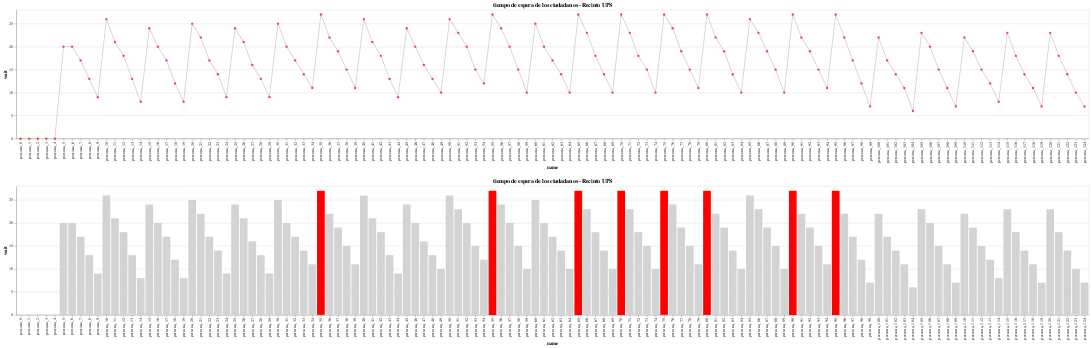

Here is the notebook cell this chart was saved with:
### Code cell
(alt.Chart(df_data_simulation).mark_trail(color='lightgrey').encode(
    x=alt.X('name',sort=alt.EncodingSortField(field="id", op="count", order='ascending')),
    y='wait'
)+alt.Chart(df_data_simulation).mark_circle(color='red').encode(
    x=alt.X('name',sort=alt.EncodingSortField(field="id", op="count", order='ascending')),
    y='wait'
).properties(title='tiempo de espera de los ciudadanos - Recinto UPS'
))&alt.Chart(df_data_simulation).mark_bar().encode(
    x=alt.X('name',sort=alt.EncodingSortField(field="id", op="count", order='ascending')),
    y='wait',
    color=alt.condition(
            alt.datum.wait == max(df_data_simulation['wait']),
            alt.value('red'),    
            alt.value('lightgrey')
            )
).properties(title='tiempo de espera de los ciudadanos - Recinto UPS')

### Figure 1 — Vega-Lite specification as saved in the notebook (floating-point values rounded to 4 significant figures)
{"config": {"view": {"continuousWidth": 400, "continuousHeight": 300}}, "vconcat": [{"layer": [{"mark": {"type": "trail", "color": "lightgrey"}, "encoding": {"x": {"type": "nominal", "field": "name", "sort": {"field": "id", "op": "count", "order": "ascending"}}, "y": {"type": "quantitative", "field": "wait"}}}, {"mark": {"type": "circle", "color": "red"}, "encoding": {"x": {"type": "nominal", "field": "name", "sort": {"field": "id", "op": "count", "order": "ascending"}}, "y": {"type": "quantitative", "field": "wait"}}, "title": "tiempo de espera de los ciudadanos - Recinto UPS"}]}, {"mark": "bar", "encoding": {"color": {"condition": {"value": "red", "test": "(datum.wait === 27)"}, "value": "lightgrey"}, "x": {"type": "nominal", "field": "name", "sort": {"field": "id", "op": "count", "order": "ascending"}}, "y": {"type": "quantitative", "field": "wait"}}, "title": "tiempo de espera de los ciudadanos - Recinto UPS"}], "data": {"name": "data-c5acb82d9ecf13c414a7c4eed956fd37"}, "$schema": "https://vega.github.io/schema/vega-lite/v4.8.1.json", "datasets": {"data-c5acb82d9ecf13c414a7c4eed956fd37": [{"id": 0, "name": "persona_0", "exam": 20, "data": 4, "vaccine": 5, "certificate": 1, "exit": 5, "wait": 0, "result": 1, "total_time": 35}, {"id": 1, "name": "persona_1", "exam": 20, "data": 3, "vaccine": 7, "certificate": 1, "exit": 5, "wait": 0, "result": 1, "total_time": 36}, {"id": 2, "name": "persona_2", "exam": 20, "data": 4, "vaccine": 9, "certificate": 2, "exit": 5, "wait": 0, "result": 1, "total_time": 40}, {"id": 3, "name": "persona_3", "exam": 20, "data": 3, "vaccine": 5, "certificate": 1, "exit": 2, "wait": 0, "result": 1, "total_time": 31}, {"id": 4, "name": "persona_4", "exam": 20, "data": 2, "vaccine": 10, "certificate": 2, "exit": 4, "wait": 0, "result": 1, "total_time": 38}, {"id": 5, "name": "persona_5", "exam": 20, "data": 3, "vaccine": 7, "certificate": 1, "exit": 1, "wait": 20, "result": 1, "total_time": 32}, {"id": 6, "name": "persona_6", "exam": 20, "data": 2, "vaccine": 6, "certificate": 2, "exit": 4, "wait": 20, "result": 1, "total_time": 34}, {"id": 7, "name": "persona_7", "exam": 20, "data": 3, "vaccine": 9, "certificate": 2, "exit": 2, "wait": 17, "result": 1, "total_time": 36}, {"id": 8, "name": "persona_8", "exam": 20, "data": 2, "vaccine": 5, "certificate": 3, "exit": 3, "wait": 13, "result": 1, "total_time": 33}, {"id": 9, "name": "persona_9", "exam": 20, "data": 2, "vaccine": 7, "certificate": 3, "exit": 3, "wait": 9, "result": 1, "total_time": 35}, {"id": 10, "name": "persona_10", "exam": 20, "data": 0, "vaccine": 0, "certificate": 0, "exit": 5, "wait": 26, "result": 0, "total_time": 25}, {"id": 11, "name": "persona_11", "exam": 20, "data": 0, "vaccine": 0, "certificate": 0, "exit": 4, "wait": 21, "result": 0, "total_time": 24}, {"id": 12, "name": "persona_12", "exam": 20, "data": 0, "vaccine": 0, "certificate": 0, "exit": 4, "wait": 18, "result": 0, "total_time": 24}, {"id": 13, "name": "persona_13", "exam": 20, "data": 0, "vaccine": 0, "certificate": 0, "exit": 1, "wait": 13, "result": 0, "total_time": 21}, {"id": 14, "name": "persona_14", "exam": 20, "data": 0, "vaccine": 0, "certificate": 0, "exit": 3, "wait": 8, "result": 0, "total_time": 23}, {"id": 15, "name": "persona_15", "exam": 20, "data": 4, "vaccine": 5, "certificate": 2, "exit": 1, "wait": 24, "result": 1, "total_time": 32}, {"id": 16, "name": "persona_16", "exam": 20, "data": 4, "vaccine": 8, "certificate": 2, "exit": 1, "wait": 20, "result": 1, "total_time": 35}, {"id": 17, "name": "persona_17", "exam": 20, "data": 4, "vaccine": 5, "certificate": 3, "exit": 1, "wait": 17, "result": 1, "total_time": 33}, {"id": 18, "name": "persona_18", "exam": 20, "data": 2, "vaccine": 7, "certificate": 2, "exit": 1, "wait": 12, "result": 1, "total_time": 32}, {"id": 19, "name": "persona_19", "exam": 20, "data": 3, "vaccine": 6, "certificate": 1, "exit": 5, "wait": 8, "result": 1, "total_time": 35}, {"id": 20, "name": "persona_20", "exam": 20, "data": 0, "vaccine": 0, "certificate": 0, "exit": 2, "wait": 25, "result": 0, "total_time": 22}, {"id": 21, "name": "persona_21", "exam": 20, "data": 0, "vaccine": 0, "certificate": 0, "exit": 2, "wait": 22, "result": 0, "total_time": 22}, {"id": 22, "name": "persona_22", "exam": 20, "data": 0, "vaccine": 0, "certificate": 0, "exit": 3, "wait": 17, "result": 0, "total_time": 23}, {"id": 23, "name": "persona_23", "exam": 20, "data": 0, "vaccine": 0, "certificate": 0, "exit": 5, "wait": 14, "result": 0, "total_time": 25}, {"id": 24, "name": "persona_24", "exam": 20, "data": 0, "vaccine": 0, "certificate": 0, "exit": 5, "wait": 9, "result": 0, "total_time": 25}, {"id": 25, "name": "persona_25", "exam": 20, "data": 0, "vaccine": 0, "certificate": 0, "exit": 3, "wait": 24, "result": 0, "total_time": 23}, {"id": 26, "name": "persona_26", "exam": 20, "data": 0, "vaccine": 0, "certificate": 0, "exit": 2, "wait": 21, "result": 0, "total_time": 22}, {"id": 27, "name": "persona_27", "exam": 20, "data": 0, "vaccine": 0, "certificate": 0, "exit": 2, "wait": 16, "result": 0, "total_time": 22}, {"id": 28, "name": "persona_28", "exam": 20, "data": 0, "vaccine": 0, "certificate": 0, "exit": 5, "wait": 13, "result": 0, "total_time": 25}, {"id": 29, "name": "persona_29", "exam": 20, "data": 0, "vaccine": 0, "certificate": 0, "exit": 3, "wait": 9, "result": 0, "total_time": 23}, {"id": 30, "name": "persona_30", "exam": 20, "data": 2, "vaccine": 9, "certificate": 1, "exit": 1, "wait": 25, "result": 1, "total_time": 33}, {"id": 31, "name": "persona_31", "exam": 20, "data": 2, "vaccine": 10, "certificate": 3, "exit": 4, "wait": 20, "result": 1, "total_time": 39}, {"id": 32, "name": "persona_32", "exam": 20, "data": 2, "vaccine": 10, "certificate": 2, "exit": 2, "wait": 17, "result": 1, "total_time": 36}, {"id": 33, "name": "persona_33", "exam": 20, "data": 3, "vaccine": 10, "certificate": 1, "exit": 1, "wait": 14, "result": 1, "total_time": 35}, {"id": 34, "name": "persona_34", "exam": 20, "data": 2, "vaccine": 7, "certificate": 2, "exit": 3, "wait": 11, "result": 1, "total_time": 34}, {"id": 35, "name": "persona_35", "exam": 20, "data": 3, "vaccine": 6, "certificate": 2, "exit": 5, "wait": 27, "result": 1, "total_time": 36}, {"id": 36, "name": "persona_36", "exam": 20, "data": 2, "vaccine": 10, "certificate": 2, "exit": 4, "wait": 22, "result": 1, "total_time": 38}, {"id": 37, "name": "persona_37", "exam": 20, "data": 3, "vaccine": 5, "certificate": 1, "exit": 5, "wait": 19, "result": 1, "total_time": 34}, {"id": 38, "name": "persona_38", "exam": 20, "data": 3, "vaccine": 8, "certificate": 1, "exit": 2, "wait": 15, "result": 1, "total_time": 34}, {"id": 39, "name": "persona_39", "exam": 20, "data": 4, "vaccine": 7, "certificate": 2, "exit": 5, "wait": 11, "result": 1, "total_time": 38}, {"id": 40, "name": "persona_40", "exam": 20, "data": 2, "vaccine": 7, "certificate": 2, "exit": 3, "wait": 26, "result": 1, "total_time": 34}, {"id": 41, "name": "persona_41", "exam": 20, "data": 3, "vaccine": 8, "certificate": 3, "exit": 1, "wait": 21, "result": 1, "total_time": 35}, {"id": 42, "name": "persona_42", "exam": 20, "data": 3, "vaccine": 5, "certificate": 3, "exit": 5, "wait": 18, "result": 1, "total_time": 36}, {"id": 43, "name": "persona_43", "exam": 20, "data": 3, "vaccine": 9, "certificate": 1, "exit": 2, "wait": 13, "result": 1, "total_time": 35}, {"id": 44, "name": "persona_44", "exam": 20, "data": 3, "vaccine": 8, "certificate": 2, "exit": 1, "wait": 9, "result": 1, "total_time": 34}, {"id": 45, "name": "persona_45", "exam": 20, "data": 3, "vaccine": 8, "certificate": 1, "exit": 3, "wait": 24, "result": 1, "total_time": 35}, {"id": 46, "name": "persona_46", "exam": 20, "data": 4, "vaccine": 10, "certificate": 2, "exit": 3, "wait": 20, "result": 1, "total_time": 39}, {"id": 47, "name": "persona_47", "exam": 20, "data": 4, "vaccine": 9, "certificate": 2, "exit": 4, "wait": 16, "result": 1, "total_time": 39}, {"id": 48, "name": "persona_48", "exam": 20, "data": 2, "vaccine": 5, "certificate": 3, "exit": 3, "wait": 13, "result": 1, "total_time": 33}, {"id": 49, "name": "persona_49", "exam": 20, "data": 2, "vaccine": 9, "certificate": 1, "exit": 1, "wait": 10, "result": 1, "total_time": 33}, {"id": 50, "name": "persona_50", "exam": 20, "data": 3, "vaccine": 10, "certificate": 1, "exit": 3, "wait": 26, "result": 1, "total_time": 37}, {"id": 51, "name": "persona_51", "exam": 20, "data": 2, "vaccine": 6, "certificate": 3, "exit": 5, "wait": 23, "result": 1, "total_time": 36}, {"id": 52, "name": "persona_52", "exam": 20, "data": 3, "vaccine": 7, "certificate": 2, "exit": 5, "wait": 20, "result": 1, "total_time": 37}, {"id": 53, "name": "persona_53", "exam": 20, "data": 4, "vaccine": 10, "certificate": 3, "exit": 1, "wait": 15, "result": 1, "total_time": 38}, {"id": 54, "name": "persona_54", "exam": 20, "data": 2, "vaccine": 8, "certificate": 2, "exit": 5, "wait": 12, "result": 1, "total_time": 37}, {"id": 55, "name": "persona_55", "exam": 20, "data": 2, "vaccine": 7, "certificate": 3, "exit": 2, "wait": 27, "result": 1, "total_time": 34}, {"id": 56, "name": "persona_56", "exam": 20, "data": 2, "vaccine": 9, "certificate": 2, "exit": 3, "wait": 24, "result": 1, "total_time": 36}, {"id": 57, "name": "persona_57", "exam": 20, "data": 3, "vaccine": 5, "certificate": 2, "exit": 1, "wait": 20, "result": 1, "total_time": 31}, {"id": 58, "name": "persona_58", "exam": 20, "data": 3, "vaccine": 9, "certificate": 3, "exit": 4, "wait": 15, "result": 1, "total_time": 39}, {"id": 59, "name": "persona_59", "exam": 20, "data": 2, "vaccine": 6, "certificate": 1, "exit": 4, "wait": 10, "result": 1, "total_time": 33}, {"id": 60, "name": "persona_60", "exam": 20, "data": 3, "vaccine": 5, "certificate": 3, "exit": 3, "wait": 25, "result": 1, "total_time": 34}, {"id": 61, "name": "persona_61", "exam": 20, "data": 3, "vaccine": 10, "certificate": 2, "exit": 1, "wait": 20, "result": 1, "total_time": 36}, {"id": 62, "name": "persona_62", "exam": 20, "data": 3, "vaccine": 10, "certificate": 1, "exit": 5, "wait": 17, "result": 1, "total_time": 39}, {"id": 63, "name": "persona_63", "exam": 20, "data": 2, "vaccine": 7, "certificate": 2, "exit": 5, "wait": 14, "result": 1, "total_time": 36}, {"id": 64, "name": "persona_64", "exam": 20, "data": 4, "vaccine": 9, "certificate": 3, "exit": 4, "wait": 10, "result": 1, "total_time": 40}, {"id": 65, "name": "persona_65", "exam": 20, "data": 2, "vaccine": 6, "certificate": 2, "exit": 5, "wait": 27, "result": 1, "total_time": 35}, {"id": 66, "name": "persona_66", "exam": 20, "data": 2, "vaccine": 10, "certificate": 1, "exit": 3, "wait": 23, "result": 1, "total_time": 36}, {"id": 67, "name": "persona_67", "exam": 20, "data": 3, "vaccine": 9, "certificate": 3, "exit": 2, "wait": 18, "result": 1, "total_time": 37}, {"id": 68, "name": "persona_68", "exam": 20, "data": 2, "vaccine": 8, "certificate": 2, "exit": 3, "wait": 14, "result": 1, "total_time": 35}, {"id": 69, "name": "persona_69", "exam": 20, "data": 2, "vaccine": 9, "certificate": 3, "exit": 1, "wait": 10, "result": 1, "total_time": 35}, {"id": 70, "name": "persona_70", "exam": 20, "data": 3, "vaccine": 7, "certificate": 2, "exit": 3, "wait": 27, "result": 1, "total_time": 35}, {"id": 71, "name": "persona_71", "exam": 20, "data": 3, "vaccine": 5, "certificate": 2, "exit": 4, "wait": 23, "result": 1, "total_time": 34}, {"id": 72, "name": "persona_72", "exam": 20, "data": 4, "vaccine": 8, "certificate": 1, "exit": 1, "wait": 18, "result": 1, "total_time": 34}, {"id": 73, "name": "persona_73", "exam": 20, "data": 2, "vaccine": 10, "certificate": 2, "exit": 4, "wait": 15, "result": 1, "total_time": 38}, {"id": 74, "name": "persona_74", "exam": 20, "data": 3, "vaccine": 6, "certificate": 3, "exit": 2, "wait": 10, "result": 1, "total_time": 34}, {"id": 75, "name": "persona_75", "exam": 20, "data": 3, "vaccine": 9, "certificate": 1, "exit": 5, "wait": 27, "result": 1, "total_time": 38}, {"id": 76, "name": "persona_76", "exam": 20, "data": 3, "vaccine": 6, "certificate": 2, "exit": 5, "wait": 24, "result": 1, "total_time": 36}, {"id": 77, "name": "persona_77", "exam": 20, "data": 4, "vaccine": 6, "certificate": 2, "exit": 2, "wait": 19, "result": 1, "total_time": 34}, {"id": 78, "name": "persona_78", "exam": 20, "data": 2, "vaccine": 5, "certificate": 2, "exit": 4, "wait": 15, "result": 1, "total_time": 33}, {"id": 79, "name": "persona_79", "exam": 20, "data": 3, "vaccine": 9, "certificate": 3, "exit": 1, "wait": 11, "result": 1, "total_time": 36}, {"id": 80, "name": "persona_80", "exam": 20, "data": 3, "vaccine": 8, "certificate": 3, "exit": 2, "wait": 27, "result": 1, "total_time": 36}, {"id": 81, "name": "persona_81", "exam": 20, "data": 4, "vaccine": 9, "certificate": 2, "exit": 2, "wait": 22, "result": 1, "total_time": 37}, {"id": 82, "name": "persona_82", "exam": 20, "data": 4, "vaccine": 8, "certificate": 1, "exit": 3, "wait": 19, "result": 1, "total_time": 36}, {"id": 83, "name": "persona_83", "exam": 20, "data": 4, "vaccine": 9, "certificate": 3, "exit": 3, "wait": 14, "result": 1, "total_time": 39}, {"id": 84, "name": "persona_84", "exam": 20, "data": 3, "vaccine": 8, "certificate": 3, "exit": 5, "wait": 10, "result": 1, "total_time": 39}, {"id": 85, "name": "persona_85", "exam": 20, "data": 0, "vaccine": 0, "certificate": 0, "exit": 3, "wait": 26, "result": 0, "total_time": 23}, {"id": 86, "name": "persona_86", "exam": 20, "data": 0, "vaccine": 0, "certificate": 0, "exit": 1, "wait": 23, "result": 0, "total_time": 21}, {"id": 87, "name": "persona_87", "exam": 20, "data": 0, "vaccine": 0, "certificate": 0, "exit": 2, "wait": 19, "result": 0, "total_time": 22}, {"id": 88, "name": "persona_88", "exam": 20, "data": 0, "vaccine": 0, "certificate": 0, "exit": 2, "wait": 15, "result": 0, "total_time": 22}, {"id": 89, "name": "persona_89", "exam": 20, "data": 0, "vaccine": 0, "certificate": 0, "exit": 4, "wait": 10, "result": 0, "total_time": 24}, {"id": 90, "name": "persona_90", "exam": 20, "data": 0, "vaccine": 0, "certificate": 0, "exit": 3, "wait": 27, "result": 0, "total_time": 23}, {"id": 91, "name": "persona_91", "exam": 20, "data": 0, "vaccine": 0, "certificate": 0, "exit": 2, "wait": 22, "result": 0, "total_time": 22}, {"id": 92, "name": "persona_92", "exam": 20, "data": 0, "vaccine": 0, "certificate": 0, "exit": 5, "wait": 19, "result": 0, "total_time": 25}, {"id": 93, "name": "persona_93", "exam": 20, "data": 0, "vaccine": 0, "certificate": 0, "exit": 5, "wait": 15, "result": 0, "total_time": 25}, {"id": 94, "name": "persona_94", "exam": 20, "data": 0, "vaccine": 0, "certificate": 0, "exit": 5, "wait": 11, "result": 0, "total_time": 25}, {"id": 95, "name": "persona_95", "exam": 20, "data": 4, "vaccine": 5, "certificate": 2, "exit": 5, "wait": 27, "result": 1, "total_time": 36}, {"id": 96, "name": "persona_96", "exam": 20, "data": 4, "vaccine": 9, "certificate": 3, "exit": 2, "wait": 22, "result": 1, "total_time": 38}, {"id": 97, "name": "persona_97", "exam": 20, "data": 3, "vaccine": 6, "certificate": 2, "exit": 1, "wait": 17, "result": 1, "total_time": 32}, {"id": 98, "name": "persona_98", "exam": 20, "data": 2, "vaccine": 6, "certificate": 3, "exit": 1, "wait": 12, "result": 1, "total_time": 32}, {"id": 99, "name": "persona_99", "exam": 20, "data": 4, "vaccine": 8, "certificate": 2, "exit": 3, "wait": 7, "result": 1, "total_time": 37}, {"id": 100, "name": "persona_100", "exam": 20, "data": 3, "vaccine": 7, "certificate": 1, "exit": 1, "wait": 22, "result": 1, "total_time": 32}, {"id": 101, "name": "persona_101", "exam": 20, "data": 2, "vaccine": 9, "certificate": 3, "exit": 2, "wait": 17, "result": 1, "total_time": 36}, {"id": 102, "name": "persona_102", "exam": 20, "data": 2, "vaccine": 5, "certificate": 3, "exit": 3, "wait": 14, "result": 1, "total_time": 33}, {"id": 103, "name": "persona_103", "exam": 20, "data": 4, "vaccine": 5, "certificate": 2, "exit": 2, "wait": 11, "result": 1, "total_time": 33}, {"id": 104, "name": "persona_104", "exam": 20, "data": 3, "vaccine": 5, "certificate": 1, "exit": 3, "wait": 6, "result": 1, "total_time": 32}, {"id": 105, "name": "persona_105", "exam": 20, "data": 3, "vaccine": 6, "certificate": 2, "exit": 5, "wait": 23, "result": 1, "total_time": 36}, {"id": 106, "name": "persona_106", "exam": 20, "data": 3, "vaccine": 6, "certificate": 3, "exit": 5, "wait": 20, "result": 1, "total_time": 37}, {"id": 107, "name": "persona_107", "exam": 20, "data": 4, "vaccine": 9, "certificate": 2, "exit": 3, "wait": 15, "result": 1, "total_time": 38}, {"id": 108, "name": "persona_108", "exam": 20, "data": 3, "vaccine": 7, "certificate": 1, "exit": 4, "wait": 11, "result": 1, "total_time": 35}, {"id": 109, "name": "persona_109", "exam": 20, "data": 4, "vaccine": 10, "certificate": 1, "exit": 1, "wait": 7, "result": 1, "total_time": 36}, {"id": 110, "name": "persona_110", "exam": 20, "data": 2, "vaccine": 8, "certificate": 1, "exit": 1, "wait": 22, "result": 1, "total_time": 32}, {"id": 111, "name": "persona_111", "exam": 20, "data": 2, "vaccine": 10, "certificate": 2, "exit": 3, "wait": 19, "result": 1, "total_time": 37}, {"id": 112, "name": "persona_112", "exam": 20, "data": 3, "vaccine": 7, "certificate": 1, "exit": 4, "wait": 15, "result": 1, "total_time": 35}, {"id": 113, "name": "persona_113", "exam": 20, "data": 2, "vaccine": 5, "certificate": 2, "exit": 2, "wait": 12, "result": 1, "total_time": 31}, {"id": 114, "name": "persona_114", "exam": 20, "data": 4, "vaccine": 7, "certificate": 2, "exit": 4, "wait": 8, "result": 1, "total_time": 37}, {"id": 115, "name": "persona_115", "exam": 20, "data": 2, "vaccine": 6, "certificate": 2, "exit": 2, "wait": 23, "result": 1, "total_time": 32}, {"id": 116, "name": "persona_116", "exam": 20, "data": 4, "vaccine": 5, "certificate": 1, "exit": 1, "wait": 18, "result": 1, "total_time": 31}, {"id": 117, "name": "persona_117", "exam": 20, "data": 3, "vaccine": 10, "certificate": 1, "exit": 1, "wait": 14, "result": 1, "total_time": 35}, {"id": 118, "name": "persona_118", "exam": 20, "data": 3, "vaccine": 6, "certificate": 3, "exit": 2, "wait": 11, "result": 1, "total_time": 34}, {"id": 119, "name": "persona_119", "exam": 20, "data": 4, "vaccine": 9, "certificate": 1, "exit": 1, "wait": 7, "result": 1, "total_time": 35}, {"id": 120, "name": "persona_120", "exam": 20, "data": 4, "vaccine": 7, "certificate": 2, "exit": 5, "wait": 23, "result": 1, "total_time": 38}, {"id": 121, "name": "persona_121", "exam": 20, "data": 4, "vaccine": 10, "certificate": 1, "exit": 1, "wait": 18, "result": 1, "total_time": 36}, {"id": 122, "name": "persona_122", "exam": 20, "data": 2, "vaccine": 10, "certificate": 3, "exit": 2, "wait": 14, "result": 1, "total_time": 37}, {"id": 123, "name": "persona_123", "exam": 20, "data": 2, "vaccine": 8, "certificate": 1, "exit": 2, "wait": 10, "result": 1, "total_time": 33}, {"id": 124, "name": "persona_124", "exam": 20, "data": 3, "vaccine": 6, "certificate": 3, "exit": 5, "wait": 7, "result": 1, "total_time": 37}]}}
